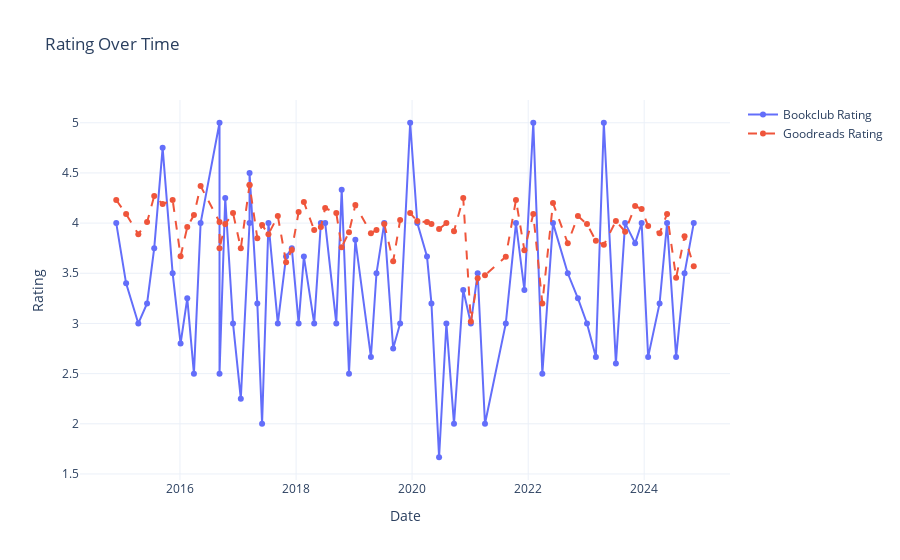

Notebook cell for this chart:
### Code cell
# Sort the dataframe by date
plot_df = bookclub_processed_df.sort("date")

# Add the voting members column using map_rows (same as first figure)
df_with_voting = plot_df.with_columns(
    pl.struct(bookclub_members_list)
    .map_elements(lambda row: create_voting_text(bookclub_members_list, row), return_dtype=pl.Utf8)
    .alias("voting_members"),
)

# Create a Plotly figure
fig = go.Figure()

# Add a line trace for the rating over time, with enhanced hover information
fig.add_trace(
    go.Scatter(
        x=df_with_voting["date"],
        y=df_with_voting["average_bookclub_rating"],
        mode="lines+markers",
        name="Bookclub Rating",
        customdata=df_with_voting.select(["title", "author", "voting_members"]).to_numpy(),
        hovertemplate="<b>%{customdata[0]}</b><br>"
        "Author: %{customdata[1]}<br>"
        "Date: %{x|%Y-%m-%d}<br>"
        "Bookclub Rating: %{y:.2f}<br>"
        "%{customdata[2]}<extra></extra>",
    ),
)

# Add a line trace for the average Goodreads rating over time
fig.add_trace(
    go.Scatter(
        x=df_with_voting["date"],
        y=df_with_voting["average_goodreads_rating"],
        mode="lines+markers",
        name="Goodreads Rating",
        customdata=df_with_voting.select(["title", "author", "voting_members"]).to_numpy(),
        hovertemplate="<b>%{customdata[0]}</b><br>"
        "Author: %{customdata[1]}<br>"
        "Date: %{x|%Y-%m-%d}<br>"
        "Goodreads Rating: %{y:.2f}<br>"
        "%{customdata[2]}<extra></extra>",
        line={"dash": "dash"},  # Optionally make the Goodreads rating line dashed
    ),
)

# Set the title and labels for axes
fig.update_layout(
    title="Rating Over Time",
    xaxis_title="Date",
    yaxis_title="Rating",
    template="plotly_white",
)

# Show the interactive plot
fig.show()
